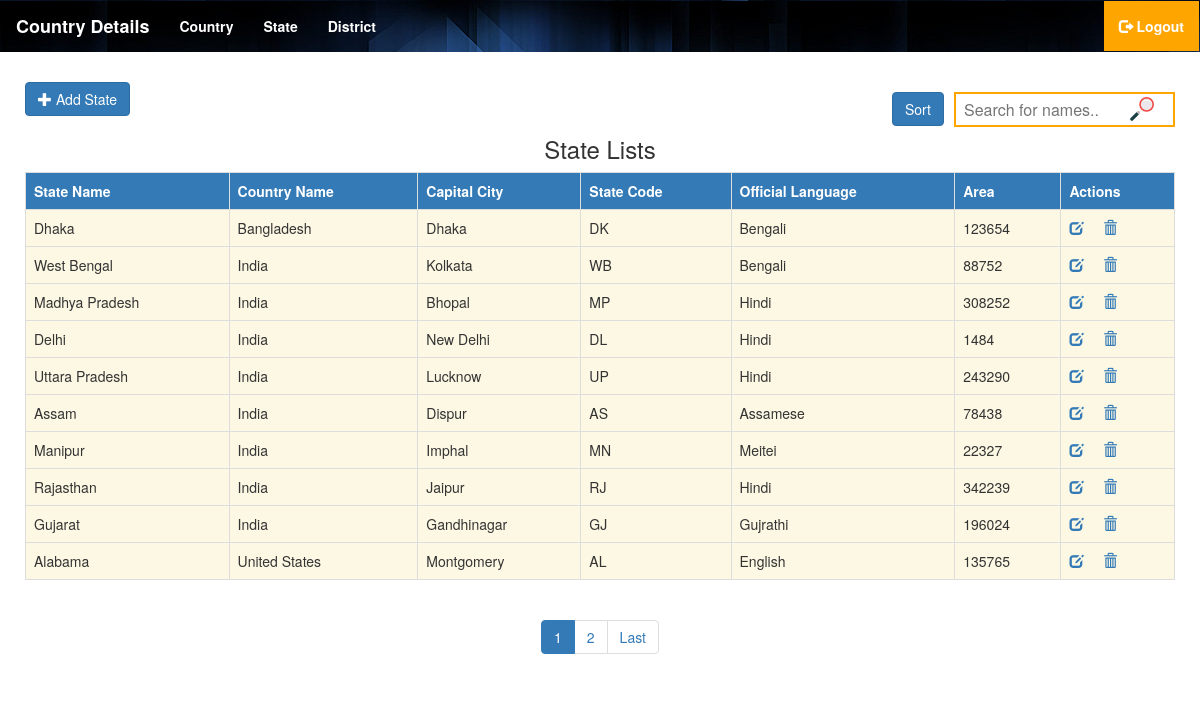
The app's page /state_list.php (signed in) with its own data.
### tables this page shows
CREATE TABLE `country_state` (
  `state_id` int(11) NOT NULL,
  `country_id` int(11) NOT NULL
);

CREATE TABLE `state` (
  `state_id` int(11) NOT NULL,
  `state_name` varchar(255) NOT NULL,
  `capital_city` varchar(255) NOT NULL,
  `state_code` varchar(100) NOT NULL,
  `official_language` varchar(100) NOT NULL,
  `area` int(11) NOT NULL
);

CREATE TABLE `country` (
  `country_id` int(11) NOT NULL,
  `country_name` varchar(255) NOT NULL,
  `country_code` varchar(255) NOT NULL,
  `capital` varchar(255) NOT NULL,
  `official_language` varchar(255) NOT NULL,
  `currency` varchar(100) NOT NULL,
  `calling_code` varchar(100) NOT NULL
);

### state_list.php (the view, shortened to what this page needs)
<?php
	include("header.php");
	include("session.php");
?>
<div class="row margin" >
	<button type="button" class="btn btn-primary btn-md" data-toggle="modal" data-target="#state"><span class="glyphicon glyphicon-plus" ></span>&nbsp;Add State</button>
	<input type="text" id="myInput" onkeyup="myFunction()" placeholder="Search for names.." title="Type in a name" style="float:right;"><img src='Images/search-engine.png' style="float:right;margin-right:-200px;margin-top:15px;">&nbsp;&nbsp;
	<button class="btn btn-primary" onclick="sortTable()"style="float:right;margin-right:10px;margin-top:10px;">Sort</button>
	<h3 class="text-center">State Lists</h3>
<table class="table table-bordered" id="myTable">
	<tr class="bg-primary">
		<th>State Name </th>
		<th>Country Name</th>
		<th>Capital City</th>
		<th>State Code</th>
		<th>Official Language</th>
		<th>Area</th>
		<th>Actions</th>
	</tr>
	<?php
		$showRecordPerPage = 10;
		if(isset($_GET['page']) && !empty($_GET['page'])){
		$currentPage = $_GET['page'];
		}else{
		$currentPage = 1;
		}
		$startFrom = ($currentPage * $showRecordPerPage) - $showRecordPerPage;
		$totalEmpSQL = "SELECT * FROM country_state";
		$allEmpResult = mysqli_query($conn, $totalEmpSQL);
		$totalEmployee = mysqli_num_rows($allEmpResult);
		$lastPage = ceil($totalEmployee/$showRecordPerPage);
		$nextPage = $currentPage + 1;
		 $countstat="SELECT * FROM country_state LIMIT $startFrom, $showRecordPerPage";
		$sql=mysqli_query($conn, $countstat);
		  	while($row = $sql->fetch_assoc()) {
		    echo "<tr class='warning'>";
		    $countryname="SELECT country_name  FROM country where country_id=".$row['country_id'];
		    $sql1=mysqli_query($conn, $countryname);
		    $rowcountryname=mysqli_fetch_assoc($sql1);
		    $statename="SELECT *  FROM state where state_id=".$row['state_id'];
		    $sql2=mysqli_query($conn, $statename);
		    $rowstatename=mysqli_fetch_assoc($sql2);
		    echo"<td>".$rowstatename['state_name']."</td>";
		    echo"<td>".$rowcountryname['country_name']."</td>";
		    echo"<td>".$rowstatename['capital_city']."</td>";
		    echo"<td>".$rowstatename['state_code']."</td>";
		    echo"<td>".$rowstatename['official_language']."</td>";
		    echo"<td>".$rowstatename['area']."</td>";
		    echo"<td><a href='editState.php?state_id=".$row['state_id']."'><span class='glyphicon glyphicon-edit'></span></a> &nbsp;&nbsp&nbsp;&nbsp";
		   	echo"<a href='delState.php?state_id=".$row['state_id']."'><span class='glyphicon glyphicon-trash'</span></a></td>";
		    echo"</tr>";
		  }
	?>
</table>
<nav aria-label="Page navigation" class="text-center">
	<ul class="pagination" >
	<li class="page-item active"><a class="page-link" href="?page=<?php echo $currentPage ?>"><?php echo $currentPage ?></a></li>
	<?php if($currentPage != $lastPage) { ?>
	<li class="page-item"><a class="page-link" href="?page=<?php echo $nextPage ?>"><?php echo $nextPage ?></a></li>
	<li class="page-item">
	<a class="page-link" href="?page=<?php echo $lastPage ?>" aria-label="Next">
	<span aria-hidden="true">Last</span>
	</a>
	</li>
	<?php } ?>
	</ul>
</nav>
</div>
<?php
	include("footer.php");
?>

### CSS/style.css (style rules this page uses)
.margin { margin:10px; }
th { color:white; }

### searchSort.php (style rules this page uses)
* { box-sizing: border-box; }
#myInput { background-position: 10px 10px; background-repeat: no-repeat; width: auto; height:35px; float:right; font-size: 16px; padding: 8px 8px 8px 8px; border: 2px solid orange; margin-top: 10px; }

### records on screen
country_state: state_id.state_name "Dhaka", country.country_name "Bangladesh", state_id.capital_city "Dhaka", state_id.state_code "DK", state_id.official_language "Bengali", state_id.area "123654"
country_state: state_id.state_name "West Bengal", country.country_name "India", state_id.capital_city "Kolkata", state_id.state_code "WB", state_id.official_language "Bengali", state_id.area "88752"
country_state: state_id.state_name "Madhya Pradesh", country.country_name "India", state_id.capital_city "Bhopal", state_id.state_code "MP", state_id.official_language "Hindi", state_id.area "308252"
country_state: state_id.state_name "Delhi", country.country_name "India", state_id.capital_city "New Delhi", state_id.state_code "DL", state_id.official_language "Hindi", state_id.area "1484"
country_state: state_id.state_name "Uttara Pradesh", country.country_name "India", state_id.capital_city "Lucknow", state_id.state_code "UP", state_id.official_language "Hindi", state_id.area "243290"
country_state: state_id.state_name "Assam", country.country_name "India", state_id.capital_city "Dispur", state_id.state_code "AS", state_id.official_language "Assamese", state_id.area "78438"
country_state: state_id.state_name "Manipur", country.country_name "India", state_id.capital_city "Imphal", state_id.state_code "MN", state_id.official_language "Meitei", state_id.area "22327"
country_state: state_id.state_name "Rajasthan", country.country_name "India", state_id.capital_city "Jaipur", state_id.state_code "RJ", state_id.official_language "Hindi", state_id.area "342239"
country_state: state_id.state_name "Gujarat", country.country_name "India", state_id.capital_city "Gandhinagar", state_id.state_code "GJ", state_id.official_language "Gujrathi", state_id.area "196024"
country_state: state_id.state_name "Alabama", country.country_name "United States", state_id.capital_city "Montgomery", state_id.state_code "AL", state_id.official_language "English", state_id.area "135765"

### other values on screen
$currentPage "1"
$nextPage "2"
